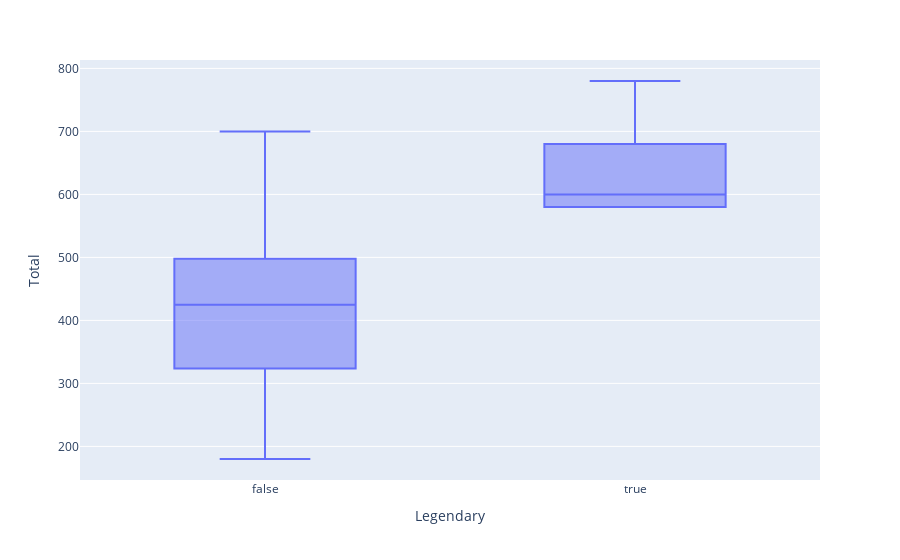

Notebook cell for this chart:
### Code cell
#total vs legendary, boxplot
fig = px.box(data, x='Legendary', y='Total')
fig.show()

### Figure 1 — Plotly figure (JSON) as saved in the notebook; plotly's stock layout.template omitted (floating-point values rounded to 4 significant figures; data arrays with more than 128 entries replaced by an {"elided": "..."} marker saying what was removed)
{"data": [{"alignmentgroup": "True", "hovertemplate": "Legendary=%{x}<br>Total=%{y}<extra></extra>", "legendgroup": "", "marker": {"color": "#636efa"}, "name": "", "notched": false, "offsetgroup": "", "orientation": "v", "showlegend": false, "type": "box", "x": {"elided": "800 bool values"}, "x0": " ", "xaxis": "x", "y": {"elided": "800 int values"}, "y0": " ", "yaxis": "y"}], "layout": {"boxmode": "group", "legend": {"tracegroupgap": 0}, "margin": {"t": 60}, "xaxis": {"anchor": "y", "domain": [0, 1], "title": {"text": "Legendary"}}, "yaxis": {"anchor": "x", "domain": [0, 1], "title": {"text": "Total"}}}}
